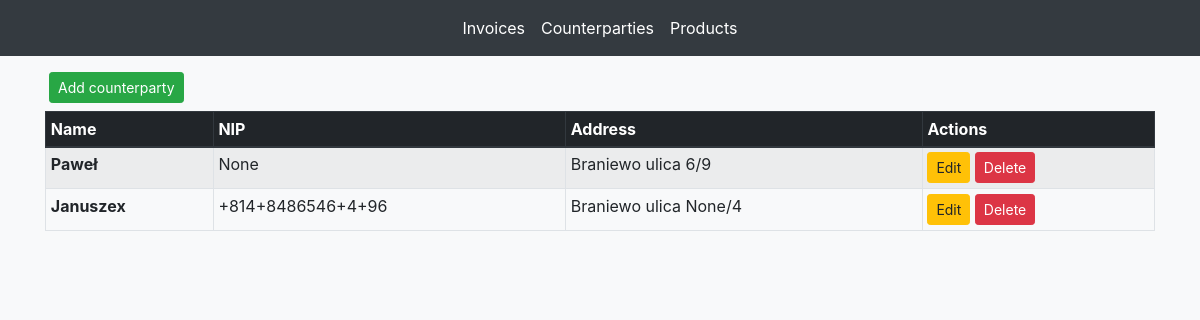
/faktury/listakontrahentow/, run on an earlier commit of the app's database.
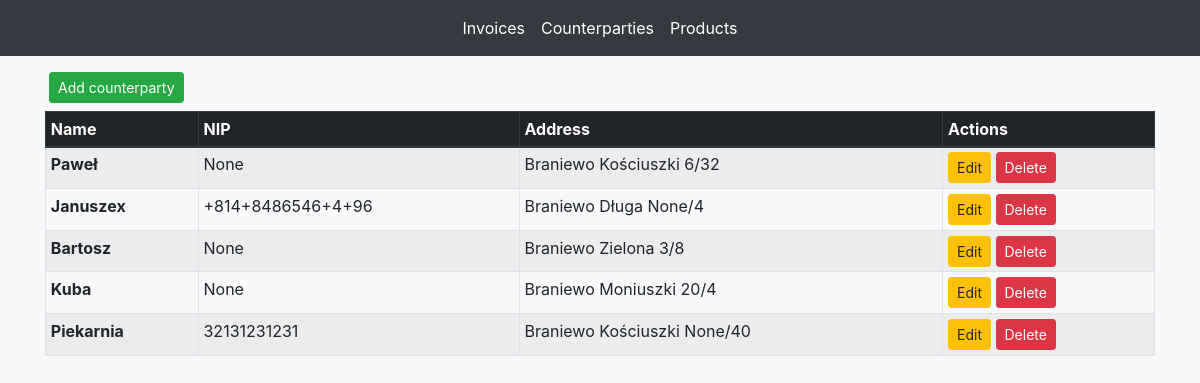
And on a later commit of the database.
### faktury/models.py (models this page shows, shortened)
class Personal_Data(models.Model):
    name = models.CharField(max_length=200)
    nip = models.CharField(max_length=200, null=True, blank=True)
    address = models.ForeignKey(Address, on_delete=models.CASCADE, related_name='address')

class Address(models.Model):
    streetname = models.CharField(max_length=200)
    apartment_number = models.IntegerField(null=True, blank=True)
    building_number = models.IntegerField(default=0)
    city = models.ForeignKey(City, on_delete=models.CASCADE, related_name='city')
    def __str__(self):
        return str(self.city.name) + " " + str(self.streetname) + " " + str(self.apartment_number) + "/" + str(self.building_number)

class City(models.Model):
    name = models.CharField(max_length=200)
    postcode = models.CharField(max_length=200)

### faktury/views.py (the view)
# urls.py: path('listakontrahentow/', views.traders_list, name='listakontrahentow'),
def traders_list(request):
    data_list = Personal_Data.objects.all()
    template = loader.get_template('faktury/listakontrahentow.html')
    context = {
        'data_list': data_list,
    }
    return HttpResponse(template.render(context, request))

### faktury/templates/faktury/listakontrahentow.html
{% extends "faktury/base.html" %}
{% block content %}
<div class="container mt-2">
    <a class="btn btn-success btn-sm mx-1 my-2" href="/faktury/dodajdane">Add counterparty</a>
    <table class="table table-striped table-bordered table-sm">
        <thead class="thead-dark">
        <tr>
            <th scope="col">Name</th>
            <th scope="col">NIP</th>
            <th scope="col">Address</th>
            <th scope="col">Actions</th>
        </tr>
        </thead>
        <tbody>
        {% for data in data_list %}
        <tr>
            <th scope="row">{{ data.name }}</th>
            <td>{{ data.nip }}</td>
            <td>{{ data.address }}</td>
            <td>
                <a class="btn btn-warning btn-sm" href="/faktury/edytujkontrahenta/{{ data.id }}/">Edit</a>
                <a class="btn btn-danger btn-sm" href="/faktury/usunkontrahenta/{{ data.id }}/">Delete</a>
            </td>
        </tr>
        {% endfor %}
        </tbody>
    </table>
</div>
{% endblock content %}

What changed in the data, as far as the page shows it:
changed through a linked row, Personal_Data "Paweł": address "Braniewo ulica 6/9" → "Braniewo Kościuszki 6/32"
changed through a linked row, Personal_Data "Januszex": address "Braniewo ulica None/4" → "Braniewo Długa None/4"
added Personal_Data: name "Bartosz", nip "None", address "Braniewo Zielona 3/8"
added Personal_Data: name "Kuba", nip "None", address "Braniewo Moniuszki 20/4"
added Personal_Data: name "Piekarnia", nip "32131231231", address "Braniewo Kościuszki None/40"
